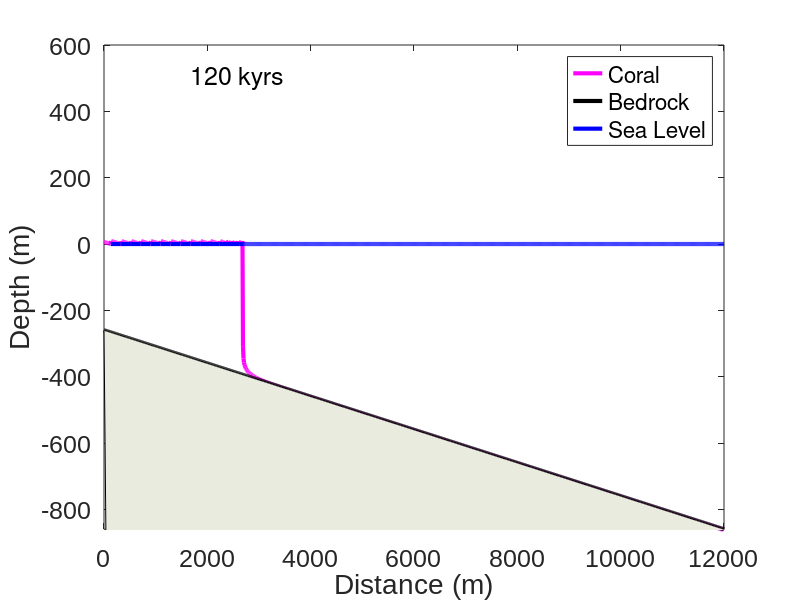

Write the MATLAB code that produced this figure.
% Coral Reef Modeling: Growth and Abandonment as a Function of Sea Level
% Oscillations and Uplift/Subsidence
% written by Emily Fairfax for Modeling Class
% January 27th, 2016

clear all

%% Initialize
%Time and Space
 % Horizontal Space
    dx = 10; % horizontal step size
    xmax = 12000; % maximum horizontal position 
    x = 0:dx:xmax; % set up the x array describing horizontal space

    % Temporal Space
    Yrcon = 3.14*10^7; % number of seconds in a year, common coversion
    dt = 800; % time step in years
    tmax = 120000;% maximum time to run the code in years
    t = 0:dt:tmax;% set up the time array
    imax = length(t);% define imax for time loops

%Constants

    %Coral Growth Equation Constants
    Gm = 0.012; % maximum coral growth of 15 mm/yr
    k = 0.08; % extinction coefficient for light /m
    I = 2000*Yrcon; % surface light intensity in microE/m^2/yr
    Ik = 200*Yrcon; % saturating light intensity in microE/m^2/yr

    %Topographic Constants
    %note: use suboruprate for either uplift or subsidence: negative sign ->uplift,
    %positive sign -> subsidence
    slope = 0.05; %slope of the linear baseline topography in m/m
    topomax = 100; %maximum elevation of the inital baseline topography
    suboruprate = 0.003; %subsidence in m/yr
    baselinemax = -slope*xmax+topomax-(suboruprate*tmax);

    %Sea Level Constants
    meansealevel = 0;% average sea level set to zero
    ampsealevel = 60; % amplitude of sea level oscillations is about 60m
    period = 40000; % period of sea level oscillations in years

%Set Up Arrays: note all arrays are made in horizontal space, and need to
%be the same length as the time array in order for the code to run properly
    %Set Number of Nodes for Variable Arrays
    N = (xmax/dx)+1; % number of nodes, plus one to make correct length

    %Sea Level Array
    sealevel = zeros(N:1); % sea level array starts full of zeros
    sealevel(1:N) = 0;
    %Topographic Array: note this can be changed to other shapes for
    %different initial topographic conditions
    baseline = -slope.*x + topomax; % Initial baseline of topography

    % Height of Coral Arrays
    coralsl = zeros(N:1); % height of coral relative to sea level, starts as all zeros
    coralsl(1:N)=baseline; % fill zeros with initial condition: all coral are at the height of the baseline

    coralsubup = zeros(N:1); % height of coral with subsidence or uplift relative to sea level, starts all zeros
    coralsubup(1:N)=coralsl-(suboruprate*dt); % fill zeros with inital condition:

    absdepth = zeros(N:1); % absolute depth of coral below sea level, start all zeros
    absdepth(1:N) = sealevel-coralsubup; % fill zeros with initial condition: depth is sealevel minus coral depth with sub or up rate included, ie distance between top of coral and water surface




%% Run


for i=1:imax
    %Sea Level oscillates sinusoidally with time
   sealevel(1:N) = ampsealevel*sin((2*pi*t(i))/period); % sea level oscillation in meters relative to mean sea level
    
    %Calculate Coral Height with subsidence or uplift change relative to sea level
    coralsubup = coralsl-(suboruprate*dt); % in meters
    
    % Calculate the absolute depth below current sea level including coral
    % protrusions
    absdepth = sealevel-coralsubup; % in meters
    
    % Calculate the discreet growth of the coral for this time step
    dcoral = (Gm*tanh((I/Ik)*exp(-k*absdepth)))*dt; % change in coral growth in meters
    
    % If coral growth is negative, replace with zero. Coral does not grow
    % out of the water
    neg = find(absdepth<0); % find where coral is above sea level and thus not growing
    dcoral(neg)=0; % corrects dcoral array so that coral out of water has zero growth
         
    % Calculate the new height of the coral relative to the sea level
    coralsl(1:N) = coralsubup + dcoral;
    
    % Lift up or sink the baseline topography (depends on if using uplift
    % or subsidence
    
    baseline = -slope.*x+topomax-suboruprate*t(i); % equation for baseline topography, with elevation in meters
    
  
% Plot results
    waterlevel = sealevel(i)*ones(size(x)); %water level is similar to sea level
    sea = find(sealevel(i)>coralsl); %find where water level does not overlap coral or bedrock
   
    
    figure(1)
    clf
    
    plot(x,coralsl,'m','linewidth',3) %draw coral line in pink
    hold all
    plot(x,baseline,'k','linewidth',3)  %draw bedrock line in black
    plot(x(sea),waterlevel(sea),'b','linewidth',3) %draw water line in blue only where not overlapping coral or bedrock
    
%     %color the coral pink!
%     xx = [flipud(x),flipud(x)];        % repeat x values
%     yy = [baseline,coralsl];   % vector of upper & lower boundaries
%     fill(xx,yy,[.97, .475, .561])    % fill area defined by x & yy in blue
    
    %color the bedrock beige!
    xx = [x,x];
    bottomline=zeros(N:1);
    bottomline(1:N)=-200000;
    cc = [baseline, bottomline];
    fill(xx,cc,[.91,.92,.87])
    
    %this is plot formatting
    xlabel('Distance (m)', 'fontname', 'arial', 'fontsize',21)
    ylabel('Depth (m)', 'fontname', 'arial', 'fontsize',21)
    set(gca,'fontsize',18,'fontname','arial')
    legend('Coral','Bedrock','Sea Level')
    ht=text(1450,500,['  ',num2str(round(t(i)/1000)), ' kyrs  '],'fontsize',18); %print time in animation
    axis([0 xmax baselinemax topomax+500])
    hold all % hold all makes different colors while hold on keeps the lines the same color
    pause(0.1)
    
    
    
end
